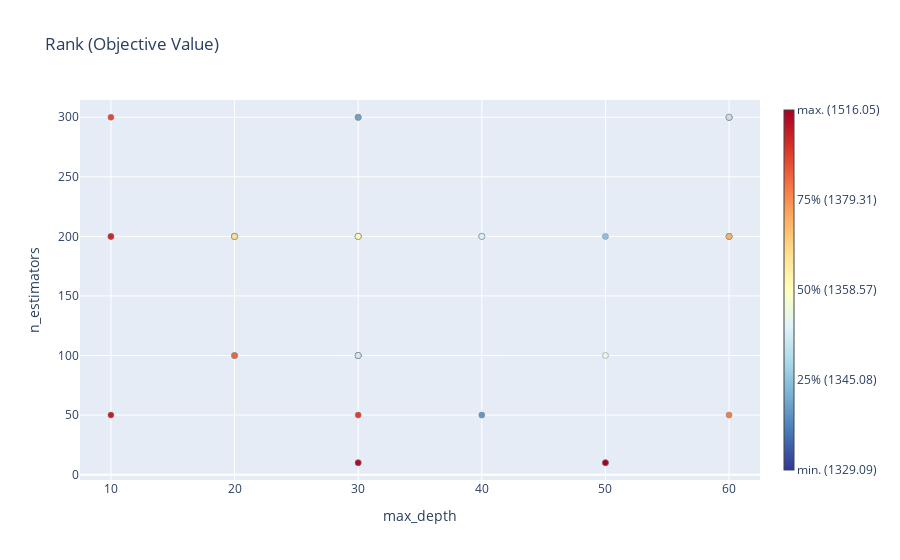

Source (notebook cell):
### Code cell
plot_rank(study)

### Figure 1 — Plotly figure (JSON) as saved in the notebook; plotly's stock layout.template omitted (floating-point values rounded to 4 significant figures)
{"data": [{"hovertemplate": "%{hovertext}<extra></extra>", "hovertext": ["Trial #0<br>n_estimators: 300<br>max_depth: 30<br><b>Objective Value: 1374.2441946210758</b>", "Trial #1<br>n_estimators: 100<br>max_depth: 30<br><b>Objective Value: 1336.0097627302973</b>", "Trial #2<br>n_estimators: 10<br>max_depth: 50<br><b>Objective Value: 1414.3189436619718</b>", "Trial #3<br>n_estimators: 10<br>max_depth: 30<br><b>Objective Value: 1454.9891551951528</b>", "Trial #4<br>n_estimators: 100<br>max_depth: 30<br><b>Objective Value: 1342.944115523445</b>", "Trial #5<br>n_estimators: 100<br>max_depth: 20<br><b>Objective Value: 1352.7364048238924</b>", "Trial #6<br>n_estimators: 200<br>max_depth: 50<br><b>Objective Value: 1344.4612165492958</b>", "Trial #7<br>n_estimators: 200<br>max_depth: 30<br><b>Objective Value: 1334.0554938376997</b>", "Trial #8<br>n_estimators: 100<br>max_depth: 20<br><b>Objective Value: 1354.5768653995444</b>", "Trial #9<br>n_estimators: 300<br>max_depth: 60<br><b>Objective Value: 1329.0933198748046</b>", "Trial #10<br>n_estimators: 300<br>max_depth: 60<br><b>Objective Value: 1357.8794517996869</b>", "Trial #11<br>n_estimators: 50<br>max_depth: 10<br><b>Objective Value: 1420.2143521972232</b>", "Trial #12<br>n_estimators: 200<br>max_depth: 60<br><b>Objective Value: 1357.3576214788734</b>", "Trial #13<br>n_estimators: 200<br>max_depth: 40<br><b>Objective Value: 1377.553129699726</b>", "Trial #14<br>n_estimators: 300<br>max_depth: 60<br><b>Objective Value: 1379.8916290297338</b>", "Trial #15<br>n_estimators: 50<br>max_depth: 40<br><b>Objective Value: 1342.0447283271055</b>", "Trial #16<br>n_estimators: 300<br>max_depth: 60<br><b>Objective Value: 1347.8865722222222</b>", "Trial #17<br>n_estimators: 200<br>max_depth: 30<br><b>Objective Value: 1368.483785534519</b>", "Trial #18<br>n_estimators: 200<br>max_depth: 10<br><b>Objective Value: 1390.972914476494</b>", "Trial #19<br>n_estimators: 300<br>max_depth: 60<br><b>Objective Value: 1371.5797899061033</b>", "Trial #20<br>n_estimators: 10<br>max_depth: 50<br><b>Objective Value: 1348.3401408450704</b>", "Trial #21<br>n_estimators: 100<br>max_depth: 30<br><b>Objective Value: 1362.3040547368803</b>", "Trial #22<br>n_estimators: 100<br>max_depth: 30<br><b>Objective Value: 1341.9232318622178</b>", "Trial #23<br>n_estimators: 50<br>max_depth: 30<br><b>Objective Value: 1398.5995890890606</b>", "Trial #24<br>n_estimators: 200<br>max_depth: 30<br><b>Objective Value: 1335.5587693377724</b>", "Trial #25<br>n_estimators: 200<br>max_depth: 40<br><b>Objective Value: 1347.4706269231708</b>", "Trial #26<br>n_estimators: 200<br>max_depth: 10<br><b>Objective Value: 1415.495756150739</b>", "Trial #27<br>n_estimators: 200<br>max_depth: 20<br><b>Objective Value: 1340.1457327600967</b>", "Trial #28<br>n_estimators: 300<br>max_depth: 60<br><b>Objective Value: 1348.4615033646323</b>", "Trial #29<br>n_estimators: 300<br>max_depth: 30<br><b>Objective Value: 1360.5186658628659</b>", "Trial #30<br>n_estimators: 200<br>max_depth: 30<br><b>Objective Value: 1361.5053733761365</b>", "Trial #31<br>n_estimators: 100<br>max_depth: 30<br><b>Objective Value: 1382.1626421928065</b>", "Trial #32<br>n_estimators: 10<br>max_depth: 30<br><b>Objective Value: 1469.1904894384554</b>", "Trial #33<br>n_estimators: 200<br>max_depth: 30<br><b>Objective Value: 1369.9511898258643</b>", "Trial #34<br>n_estimators: 100<br>max_depth: 30<br><b>Objective Value: 1350.3413600281617</b>", "Trial #35<br>n_estimators: 10<br>max_depth: 50<br><b>Objective Value: 1516.04838028169</b>", "Trial #36<br>n_estimators: 300<br>max_depth: 30<br><b>Objective Value: 1342.4050962336812</b>", "Trial #37<br>n_estimators: 100<br>max_depth: 20<br><b>Objective Value: 1384.55602155417</b>", "Trial #38<br>n_estimators: 200<br>max_depth: 30<br><b>Objective Value: 1359.2593136828089</b>", "Trial #39<br>n_estimators: 50<br>max_depth: 60<br><b>Objective Value: 1380.7695014084507</b>", "Trial #40<br>n_estimators: 100<br>max_depth: 50<br><b>Objective Value: 1353.0018943661973</b>", "Trial #41<br>n_estimators: 200<br>max_depth: 20<br><b>Objective Value: 1343.2452846216233</b>", "Trial #42<br>n_estimators: 200<br>max_depth: 20<br><b>Objective Value: 1334.0506124563847</b>", "Trial #43<br>n_estimators: 200<br>max_depth: 20<br><b>Objective Value: 1346.9479648540528</b>", "Trial #44<br>n_estimators: 200<br>max_depth: 20<br><b>Objective Value: 1364.5713465174679</b>", "Trial #45<br>n_estimators: 200<br>max_depth: 40<br><b>Objective Value: 1350.5673003380161</b>", "Trial #46<br>n_estimators: 300<br>max_depth: 10<br><b>Objective Value: 1394.4100140917883</b>", "Trial #47<br>n_estimators: 200<br>max_depth: 60<br><b>Objective Value: 1331.044214964789</b>", "Trial #48<br>n_estimators: 200<br>max_depth: 60<br><b>Objective Value: 1370.063700528169</b>", "Trial #49<br>n_estimators: 200<br>max_depth: 60<br><b>Objective Value: 1371.9656985915494</b>"], "marker": {"color": ["rgb(252.0, 165.0, 93.0)", "rgb(70.0, 118.0, 181.0)", "rgb(216.0, 49.0, 40.0)", "rgb(185.0, 20.0, 38.0)", "rgb(118.0, 175.0, 210.0)", "rgb(227.0, 244.0, 243.0)", "rgb(141.0, 193.0, 220.0)", "rgb(61.0, 93.0, 168.0)", "rgb(239.0, 249.0, 220.0)", "rgb(49.0, 54.0, 149.0)", "rgb(252.0, 254.0, 197.0)", "rgb(196.0, 29.0, 39.0)", "rgb(246.0, 251.0, 208.0)", "rgb(250.0, 151.0, 87.0)", "rgb(248.0, 138.0, 80.0)", "rgb(99.0, 152.0, 198.0)", "rgb(174.0, 219.0, 234.0)", "rgb(254.0, 218.0, 138.0)", "rgb(233.0, 87.0, 57.0)", "rgb(253.0, 187.0, 109.0)", "rgb(185.0, 224.0, 237.0)", "rgb(254.0, 233.0, 157.0)", "rgb(89.0, 141.0, 192.0)", "rgb(222.0, 62.0, 45.0)", "rgb(65.0, 105.0, 174.0)", "rgb(163.0, 211.0, 230.0)", "rgb(206.0, 39.0, 39.0)", "rgb(80.0, 130.0, 187.0)", "rgb(196.0, 229.0, 240.0)", "rgb(255.0, 246.0, 177.0)", "rgb(254.0, 239.0, 167.0)", "rgb(244.0, 112.0, 68.0)", "rgb(175.0, 10.0, 38.0)", "rgb(254.0, 208.0, 129.0)", "rgb(207.0, 235.0, 243.0)", "rgb(165.0, 0.0, 38.0)", "rgb(108.0, 164.0, 204.0)", "rgb(239.0, 99.0, 62.0)", "rgb(255.0, 252.0, 186.0)", "rgb(246.0, 125.0, 74.0)", "rgb(233.0, 246.0, 232.0)", "rgb(129.0, 184.0, 215.0)", "rgb(57.0, 80.0, 162.0)", "rgb(152.0, 202.0, 225.0)", "rgb(254.0, 227.0, 148.0)", "rgb(218.0, 240.0, 246.0)", "rgb(227.0, 74.0, 51.0)", "rgb(53.0, 67.0, 155.0)", "rgb(253.0, 197.0, 119.0)", "rgb(253.0, 177.0, 100.0)"], "line": {"color": "Grey", "width": 0.5}}, "mode": "markers", "showlegend": false, "type": "scatter", "x": [30, 30, 50, 30, 30, 20, 50, 30, 20, 60, 60, 10, 60, 40, 60, 40, 60, 30, 10, 60, 50, 30, 30, 30, 30, 40, 10, 20, 60, 30, 30, 30, 30, 30, 30, 50, 30, 20, 30, 60, 50, 20, 20, 20, 20, 40, 10, 60, 60, 60], "y": [300, 100, 10, 10, 100, 100, 200, 200, 100, 300, 300, 50, 200, 200, 300, 50, 300, 200, 200, 300, 10, 100, 100, 50, 200, 200, 200, 200, 300, 300, 200, 100, 10, 200, 100, 10, 300, 100, 200, 50, 100, 200, 200, 200, 200, 200, 300, 200, 200, 200]}, {"hoverinfo": "none", "marker": {"cmax": 1, "cmin": 0, "colorbar": {"thickness": 10, "ticktext": ["min. (1329.09)", "25% (1345.08)", "50% (1358.57)", "75% (1379.31)", "max. (1516.05)"], "tickvals": [0, 0.25, 0.5, 0.75, 1]}, "colorscale": [[0, "rgb(49,54,149)"], [0.1, "rgb(69,117,180)"], [0.2, "rgb(116,173,209)"], [0.3, "rgb(171,217,233)"], [0.4, "rgb(224,243,248)"], [0.5, "rgb(255,255,191)"], [0.6, "rgb(254,224,144)"], [0.7, "rgb(253,174,97)"], [0.8, "rgb(244,109,67)"], [0.9, "rgb(215,48,39)"], [1, "rgb(165,0,38)"]], "showscale": true}, "mode": "markers", "showlegend": false, "type": "scatter", "x": [null], "y": [null]}], "layout": {"autosize": true, "title": {"text": "Rank (Objective Value)"}, "xaxis": {"range": [7.5, 62.5], "title": {"text": "max_depth"}, "type": "linear"}, "yaxis": {"range": [-4.5, 314.5], "title": {"text": "n_estimators"}, "type": "linear"}}}
